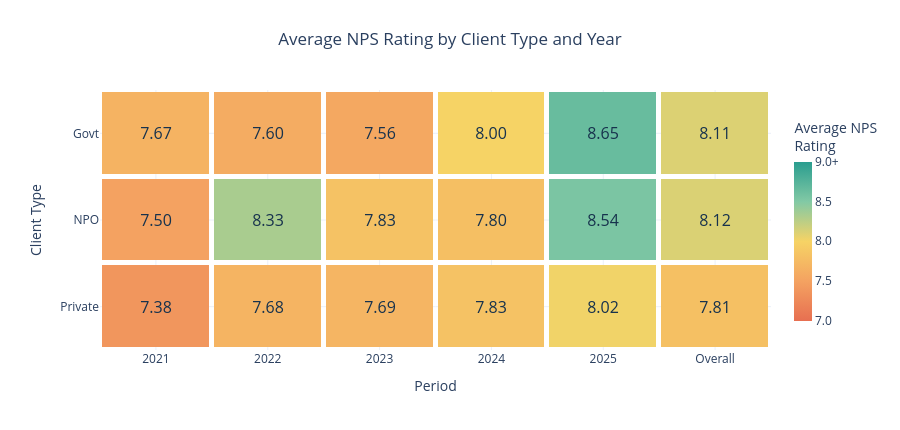

Notebook cell for this chart:
### Markdown cell above
## Visualisation 2 — Average NPS Rating by Client Type and Year

### Purpose

This heatmap compares the average NPS Rating of Government, NPO and Private clients from 2021 to 2025, together with an Overall average.

NPS Rating represents a client’s willingness to recommend the company. It is used as an indicator of customer advocacy, loyalty and overall experience. A higher average rating suggests that clients are more likely to view and recommend the company positively.

### What the Visualisation Shows

Each heatmap cell represents the average NPS Rating for one client type and period. The visualisation helps identify:

* which client type has the highest or lowest average NPS Rating;
* whether customer advocacy improves or declines over time;
* years with unusually high or low ratings; and
* client segments that may require additional attention.

The **Overall** column summarises the average across all years, while the yearly columns show how NPS Rating changes from 2021 to 2025.

### How to Interpret the Heatmap

The colour of each cell represents the average NPS Rating:

* Higher values indicate stronger customer advocacy and loyalty.
* Lower values may indicate weaker advocacy or areas requiring improvement.
* The printed value allows the exact average to be compared across cells.

The colour scale focuses on the range of ratings found in the dataset. Therefore, the colour differences may appear larger than the actual numerical differences, and the printed values should always be considered.

### How to Interact

Hover over a cell to view:

* the client type;
* the selected year or Overall period;
* the average NPS Rating; and
* the number of client-year records used to calculate the average.

The record count is important because averages based on fewer responses may be more affected by individual ratings.

> **Measurement note:** This chart uses the average individual **NPS Rating** on a 0–10 scale. It does not show the formal Net Promoter Score, which is calculated as the percentage of Promoters minus the percentage of Detractors.

### Code cell
import pandas as pd
import plotly.graph_objects as go


# -------------------------------------------------
# 1. Set display order
# -------------------------------------------------

type_order = [
    client_type
    for client_type in ["Govt", "NPO", "Private"]
    if client_type in df["TYPE"].unique()
]

years = sorted(
    df["YEAR"].dropna().astype(int).unique()
)


# -------------------------------------------------
# 2. Calculate average NPS rating
# -------------------------------------------------

nps_heatmap = (
    df.groupby(["TYPE", "YEAR"])["NPS RATING"]
      .mean()
      .round(2)
      .unstack("YEAR")
      .reindex(type_order)
)

nps_heatmap.columns = [
    str(int(year))
    for year in nps_heatmap.columns
]

nps_heatmap["Overall"] = (
    df.groupby("TYPE")["NPS RATING"]
      .mean()
      .round(2)
      .reindex(type_order)
)


# -------------------------------------------------
# 3. Calculate number of records for hover
# -------------------------------------------------

record_heatmap = (
    df.groupby(["TYPE", "YEAR"])
      .size()
      .unstack("YEAR")
      .reindex(type_order)
)

record_heatmap.columns = [
    str(int(year))
    for year in record_heatmap.columns
]

record_heatmap["Overall"] = (
    df.groupby("TYPE")
      .size()
      .reindex(type_order)
)


# -------------------------------------------------
# 4. Create Graph Objects heatmap
# -------------------------------------------------

fig2 = go.Figure(
    data=go.Heatmap(
        x=nps_heatmap.columns,
        y=nps_heatmap.index,
        z=nps_heatmap.values,

        text=nps_heatmap.values,
        texttemplate="%{text:.2f}",
        textfont=dict(
            size=16,
            color="#17324D"
        ),

        customdata=record_heatmap.values,

        zmin=7,
        zmax=9,

        colorscale=[
            [0.00, "#E76F51"],
            [0.25, "#F4A261"],
            [0.50, "#F6D365"],
            [0.75, "#82C9A5"],
            [1.00, "#2A9D8F"]
        ],

        colorbar=dict(
            title="Average NPS<br>Rating",
            tickvals=[7, 7.5, 8, 8.5, 9],
            ticktext=["7.0", "7.5", "8.0", "8.5", "9.0+"],
            thickness=18,
            len=0.85
        ),

        xgap=5,
        ygap=5,

        hovertemplate=(
            "<b>Client Type: %{y}</b><br>"
            "Period: %{x}<br>"
            "Average NPS Rating: %{z:.2f} / 10<br>"
            "Records Used: %{customdata}"
            "<extra></extra>"
        )
    )
)

# -------------------------------------------------
# 5. Format graph
# -------------------------------------------------

fig2.update_layout(
    title=dict(
        text="Average NPS Rating by Client Type and Year",
        x=0.5,
        xanchor="center"
    ),

    xaxis=dict(
        title="Period",
        side="bottom",
        type="category"
    ),

    yaxis=dict(
        title="Client Type",
        autorange="reversed",
        type="category"
    ),

    template="plotly_white",

    hoverlabel=dict(
        bgcolor="white",
        font_size=13
    ),

    margin=dict(
        l=100,
        r=120,
        t=90,
        b=80
    ),

    height=430
)


# -------------------------------------------------
# 6. Display graph
# -------------------------------------------------

fig2.show(
    config={
        "displayModeBar": True,
        "displaylogo": False,
        "responsive": True,

        "toImageButtonOptions": {
            "format": "png",
            "filename": "nps_rating_heatmap",
            "scale": 2
        }
    }
)

### Figure 1 — Plotly figure (JSON) as saved in the notebook; plotly's stock layout.template omitted (floating-point values rounded to 4 significant figures)
{"data": [{"colorbar": {"len": 0.85, "thickness": 18, "ticktext": ["7.0", "7.5", "8.0", "8.5", "9.0+"], "tickvals": [7, 7.5, 8, 8.5, 9], "title": {"text": "Average NPS<br>Rating"}}, "colorscale": [[0.0, "#E76F51"], [0.25, "#F4A261"], [0.5, "#F6D365"], [0.75, "#82C9A5"], [1.0, "#2A9D8F"]], "customdata": [[3, 5, 9, 17, 20, 54], [2, 3, 6, 10, 13, 34], [24, 34, 59, 87, 100, 304]], "hovertemplate": "<b>Client Type: %{y}</b><br>Period: %{x}<br>Average NPS Rating: %{z:.2f} / 10<br>Records Used: %{customdata}<extra></extra>", "text": [[7.67, 7.6, 7.56, 8.0, 8.65, 8.11], [7.5, 8.33, 7.83, 7.8, 8.54, 8.12], [7.38, 7.68, 7.69, 7.83, 8.02, 7.81]], "textfont": {"color": "#17324D", "size": 16}, "texttemplate": "%{text:.2f}", "type": "heatmap", "x": ["2021", "2022", "2023", "2024", "2025", "Overall"], "xgap": 5, "y": ["Govt", "NPO", "Private"], "ygap": 5, "z": [[7.67, 7.6, 7.56, 8.0, 8.65, 8.11], [7.5, 8.33, 7.83, 7.8, 8.54, 8.12], [7.38, 7.68, 7.69, 7.83, 8.02, 7.81]], "zmax": 9, "zmin": 7}], "layout": {"height": 430, "hoverlabel": {"bgcolor": "white", "font": {"size": 13}}, "margin": {"b": 80, "l": 100, "r": 120, "t": 90}, "title": {"text": "Average NPS Rating by Client Type and Year", "x": 0.5, "xanchor": "center"}, "xaxis": {"side": "bottom", "title": {"text": "Period"}, "type": "category"}, "yaxis": {"autorange": "reversed", "title": {"text": "Client Type"}, "type": "category"}}}
